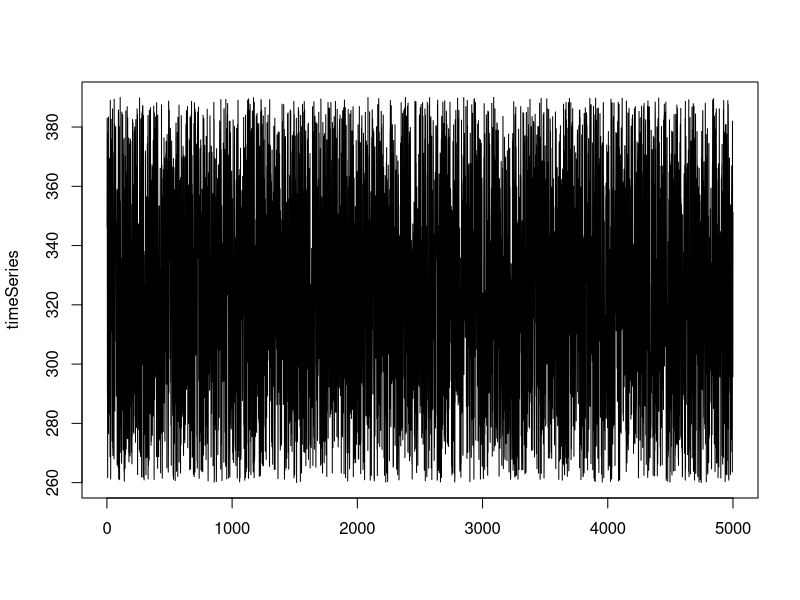

This chart was generated by the following R code:
#!/usr/bin/env Rscript
library(glue)
args = commandArgs(trailingOnly=TRUE)

# Simulator of constant product AMM (Uniswap V1/V2) 
# Formulas: 
# x * y = k
# Original whitepaper https://hackmd.io/@HaydenAdams/HJ9jLsfTz

# Initial system variables
x = 10000       # Initial SNX liquidity
y = 38.35       # Initial ETH liquidity
k = x * y       # k as per Uniswap formula
P = x / y       # Initial price of y in terms of x
n = 5000        # Number of trades simulated
yReq = 0;       # Computed y required to meet k
minP = 260      # Default minimum price
maxP = 390      # Default maximum price
volumeSNX = 0   # Volume of DAI traded
plot = 0;

if (length(args)==1) {
  n = strtoi(args[1], base = 0L)
} else if (length(args)==4) {
  n = strtoi(args[1], base = 0L)
  minP = strtoi(args[2], base = 0L)
  maxP = strtoi(args[3], base = 0L)
  plot = strtoi(args[4], base = 0L)
} 

# Initial state as vector of x, y, k and initial price P
initialState <- c(x, y, k, P)

# Generate matrix from initial state
mat <- matrix(initialState, byrow = TRUE, nrow = n, ncol = length(initialState))

# Generate random prices
# SNX/ETH
randomPricesA <- runif(n = n, min = minP, max = maxP)
# SNX/USD
randomPricesB <- runif(n = n, min = 9, max = 15)

# Derived from Uniswap formula
getY <- function(k,y,P) {
  numerator = P -  sqrt(k * P)
  denominator = P - y
  y = (numerator / denominator)
}

fees = 0
totalVolume = 0
# Simulate trades
for (r in 1:nrow(mat))   
  for (c in 1:ncol(mat))
  # Skip the first line as it is the initial state
    if (r > 1) {
      if (c == 2) {
        
        # Compute y 
        current_k = mat[r-1, 3]
        current_P = randomPricesA[r]
        current_y = mat[r-1, 2]
        #print(glue::glue("Current k {current_k} P {current_P} Y {current_y}"))
        yReq = (getY(current_k, current_y, current_P))
        if (yReq < 0) {
            yReq = -1 * yReq
        }
        mat[r, 1] = mat[r-1, 3] / yReq
        mat[r, 2] = yReq
        mat[r, 3] = yReq * mat[r-1, 3] / yReq
        mat[r, 4] = randomPricesA[r]
        # Volume
        if ((mat[r, 1] -  mat[r-1, 1]) > 0) {
          volumeSNX = mat[r, 1] -  mat[r-1, 1]
        } else {
          volumeSNX = -1 * (mat[r, 1] - mat[r-1, 1]) 
        }
        #print(glue::glue("Previous bal {mat[r-1, 1]} new bal {mat[r, 1]} volume {volumeSNX}"))
        # Fees calculated in terms of x
        fees = fees + (volumeSNX * 0.003); 
        # Total volume
        totalVolume = totalVolume + volumeSNX

        }
      }

# Pool balances
deltaSnx = (mat[n, 1]) - x
if (x > (mat[n, 1] )) {
  deltaSnx = -1 * (x - mat[n, 1] )
}

deltaEth = mat[n, 2] - y
if (y > mat[n, 2]) {
  deltaEth = -1 * (y - mat[n, 2])
}

# Impermanent loss calculation
# Value of initial position at the end of the simulation
V0 = (x * randomPricesB[n]) + (y * randomPricesA[n])  

# Actual value of position at the end of the simulation
V1 = (mat[n, 1] * randomPricesB[n]) + (mat[n, 2] * randomPricesA[n]) 

# IL as delta in portfolio value
IL = (V1 - V0)

# IL as percentage loss
IL = (IL / V0) * 100

# Get min and max price 
minPrice = randomPricesA[which.min(randomPricesA)]
maxPrice = randomPricesA[which.max(randomPricesA)]

# Print impermanent loss

glue::glue("\n\nSimulation ran over {n} trades\n\n")
glue::glue("Initial balances: {mat[1, 1]} SNX and {mat[1, 2]} ETH")
glue::glue("Current  balances: {mat[n, 1]} SNX and {mat[n, 2]} ETH")
glue::glue("SNX delta {deltaSnx} ETH delta {deltaEth} ")
glue::glue("ETH/SNX min {minPrice} max  {maxPrice} last {randomPricesA[n]}")
glue::glue("Impermanent loss is {IL} %")
glue::glue("Fees accrued are {fees} SNX (${fees*randomPricesB[n]})")
glue::glue("Total volume {totalVolume} SNX (${totalVolume * randomPricesB[n]})\n\n")

timeSeries = ts(data = randomPricesA, start = 1, end = n, frequency = 1,  deltat = 1, names = )
matplot(timeSeries, type = "l")

if (plot) {
  # Plot results
  XY <- data.frame(mat)

  matplot(XY[,c(1)], XY[,c(4)], type = "p", lty = 1, col = c("red", "green"), pch = 1,
        xlab = "DAI in pool", ylab = "ETH price")

  matplot(XY[,c(2)], XY[,c(4)], type = "p", lty = 1, col = c("red", "green"), pch = 1,
        xlab = "ETH in pool", ylab = "ETH price")

}
    

       